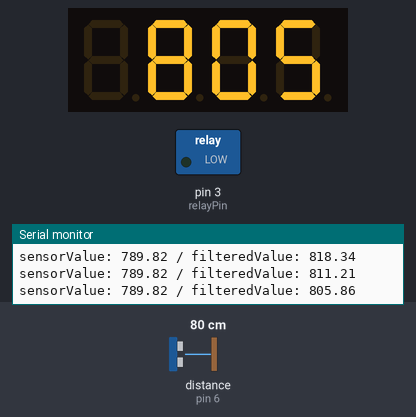
Recording of a sketch running on a simulated Arduino Uno, built with avr-gcc and run on an emulated ATmega328P. Shown: 4-digit seven-segment display, switched loads named in the sketch (green lamp = pin HIGH), the last lines printed to the serial monitor. Wiring (inferred from the names in the program): ultrasonic range finder: trigger pin 5; echo pin 6. The inputs (shaded band) are chosen by the test bench; at power-on: distance to the obstacle (sensor on pin 6) 80 cm. The echo pulse lasts 58.3 µs per cm; pins used as bus, display or sensor lines are not drawn.

Above: at 1.2 s.
1.3 s: distance to the obstacle (sensor on pin 6) set to 75 cm
At 1.46 s:
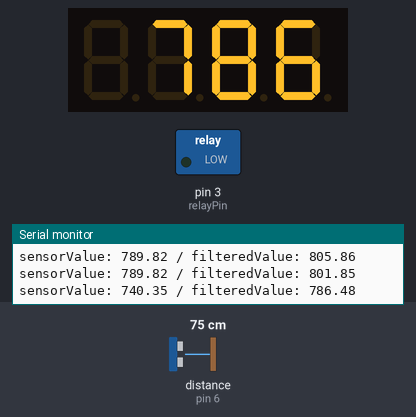
2.8 s: distance to the obstacle (sensor on pin 6) set to 68 cm
At 3.6 s:
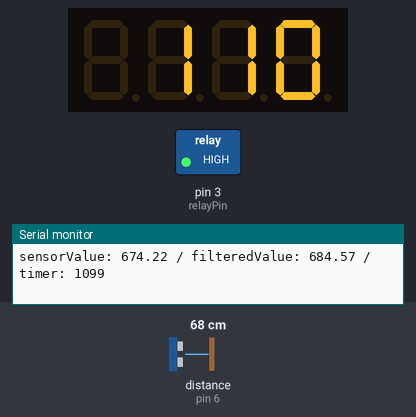
4.8 s: distance to the obstacle (sensor on pin 6) set to 250 cm
At 6.0 s:
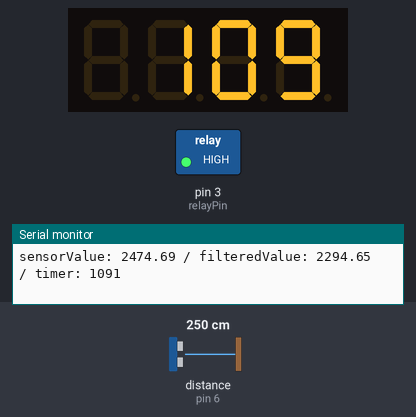
Timing chart, 0 to 7.8 s (numbered marks = the images above; inputs shaded):
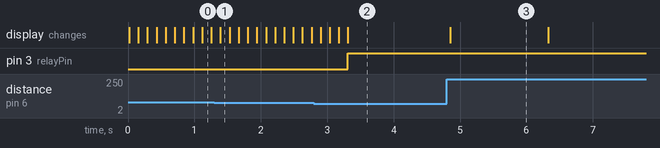

The sketch:

20240414_mp3withRelayForNano.ino
```cpp
/*
 * 영어교육용
 * 최종수정 : 20231009 시간 135초로 줄임(근데어항옆거는 업로드가 안되서 실패
 * 그래서 relayPin = 3이다
*/

#include <Wire.h>
#include <TM1637Display.h>

float sensorValue = 1000;
float filteredValue = 1000;
float sensitivity = 0.25;//높을수록 빨라진다.

//릴레이 신호핀
const int relayPin = 3;

//define microwave(초음파)
const int triggerPin = 5;
const int echoPin = 6;

//7디지트용 포트선언
const int DIO = 8;
const int CLK = 9;

TM1637Display display(CLK, DIO);

int timer;


void setup()
{
  Serial.begin(9600);

  display.setBrightness(0x0a); //set the diplay to maximum brightness

  pinMode(relayPin, OUTPUT);   //220V 릴레이 신호핀

  pinMode(triggerPin, OUTPUT);   //초음파 송신핀
  pinMode(echoPin, INPUT);    //초음파 수신핀

  filteredValue = sensorValue;
}


void loop()
{
  digitalWrite(triggerPin, LOW);   // Trig 핀 Low
  delayMicroseconds(2);   // 2us 딜레이
  digitalWrite(triggerPin, HIGH);  // Trig 핀 High
  delayMicroseconds(10);  // 10us 딜레이
  digitalWrite(triggerPin, LOW);   // Trig 핀 Low

  sensorValue = pulseIn(echoPin, HIGH);
  sensorValue = sensorValue * 170 / 1000;

  Serial.print("sensorValue: ");
  Serial.print(sensorValue); // 거리를 시리얼 모니터에 출력

  filteredValue = filteredValue*(1-sensitivity)+sensorValue*sensitivity;

  delay(10);
  Serial.print(" / filteredValue: ");
  Serial.print(filteredValue); // 거리를 시리얼 모니터에 출력
  Serial.print("");

  //float cm = 10650.08*pow(filteredValue,-0.935)-10;

  if(filteredValue >= 50 && filteredValue <= 700) {//700 = 70cm
    timer = 1100;//1100은 260초정도 되드라
  }

  if(timer > 0) {
    digitalWrite(relayPin, HIGH);   // 220V 릴레이 닫힘(ON)
    display.showNumberDec(int(timer/10)); //Display the numCounter value;
  } else {
    digitalWrite(relayPin, LOW);   // 220V 릴레이 열림(OFF)
    display.showNumberDec(filteredValue); //Display the numCounter value;
  }

  if(timer > 0) {
    timer = timer-1;
    Serial.print(" / timer: ");
    Serial.print(timer);
  }

  Serial.println("");

/* 선혁이가 자꾸꺼서 주석처리 함
  if(timer > 0 && distance < 100) {//10cm 이내면 정지
    timer = 0;
    display.showNumberDec(timer); //Display the numCounter value;
    digitalWrite(relayPin, LOW);   // 220V 릴레이 열림(OFF)
    delay(2000);
  }
*/

  delay(100);
}
```

Measured:
- the behaviour switches between 71 and 70 cm on distance to the obstacle (sensor on pin 6) (found by bisection; images 1 and 2)
- after the input at 2.8 s, pin 3 (relayPin): LOW → HIGH after 0.51 s
- after the input at 4.8 s, the display: changes after 0.05 s (image 3)
